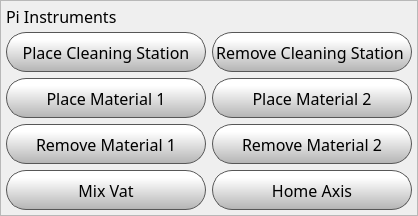
          <widget class="QFrame" name="robotAutomation">
           <property name="minimumSize">
            <size>
             <width>0</width>
             <height>0</height>
            </size>
           </property>
           <property name="maximumSize">
            <size>
             <width>16777215</width>
             <height>500</height>
            </size>
           </property>
           <property name="font">
            <font>
             <pointsize>12</pointsize>
            </font>
           </property>
           <property name="frameShape">
            <enum>QFrame::StyledPanel</enum>
           </property>
           <property name="frameShadow">
            <enum>QFrame::Raised</enum>
           </property>
           <layout class="QGridLayout" name="gridLayout_5">
            <property name="leftMargin">
             <number>5</number>
            </property>
            <property name="topMargin">
             <number>5</number>
            </property>
            <property name="rightMargin">
             <number>5</number>
            </property>
            <property name="bottomMargin">
             <number>5</number>
            </property>
            <property name="horizontalSpacing">
             <number>6</number>
            </property>
            <item row="0" column="0">
             <widget class="QLabel" name="fileInfoLabel_8">
              <property name="maximumSize">
               <size>
                <width>16777215</width>
                <height>20</height>
               </size>
              </property>
              <property name="font">
               <font>
                <family>Gotham</family>
                <pointsize>12</pointsize>
                <bold>false</bold>
               </font>
              </property>
              <property name="styleSheet">
               <string notr="true"/>
              </property>
              <property name="text">
               <string>Pi Instruments</string>
              </property>
             </widget>
            </item>
            <item row="3" column="0">
             <widget class="QPushButton" name="robotRemoveMaterial1">
              <property name="minimumSize">
               <size>
                <width>200</width>
                <height>40</height>
               </size>
              </property>
              <property name="maximumSize">
               <size>
                <width>350</width>
                <height>40</height>
               </size>
              </property>
              <property name="font">
               <font>
                <family>Gotham</family>
                <pointsize>12</pointsize>
               </font>
              </property>
              <property name="styleSheet">
               <string notr="true">QPushButton {
    border: 1px solid rgb(87, 87, 87);

	background-color: qlineargradient(spread:pad, x1:0, y1:1, x2:0, y2:0.188, stop:0 rgba(180, 180, 180, 255), stop:1 rgba(255, 255, 255, 255));
border-radius:20px;
}

QPushButton:pressed {
    background-color: qlineargradient(x1: 0, y1: 0, x2: 0, y2: 1,
                                      stop: 0 #dadbde, stop: 1 #f6f7fa);
}

QPushButton:flat {
    border: none; /* no border for a flat push button */
}

QPushButton:default {
    border-color: navy; /* make the default button prominent */
}

QPushButton:focus {
	outline: none;
}</string>
              </property>
              <property name="text">
               <string>Remove Material 1</string>
              </property>
              <property name="iconSize">
               <size>
                <width>20</width>
                <height>20</height>
               </size>
              </property>
             </widget>
            </item>
            <item row="5" column="0">
             <widget class="QPushButton" name="robotMixVat">
              <property name="minimumSize">
               <size>
                <width>200</width>
                <height>40</height>
               </size>
              </property>
              <property name="maximumSize">
               <size>
                <width>500</width>
                <height>40</height>
               </size>
              </property>
              <property name="font">
               <font>
                <family>Gotham</family>
                <pointsize>12</pointsize>
               </font>
              </property>
              <property name="styleSheet">
               <string notr="true">QPushButton {
    border: 1px solid rgb(87, 87, 87);

	background-color: qlineargradient(spread:pad, x1:0, y1:1, x2:0, y2:0.188, stop:0 rgba(180, 180, 180, 255), stop:1 rgba(255, 255, 255, 255));
border-radius:20px;
}

QPushButton:pressed {
    background-color: qlineargradient(x1: 0, y1: 0, x2: 0, y2: 1,
                                      stop: 0 #dadbde, stop: 1 #f6f7fa);
}

QPushButton:flat {
    border: none; /* no border for a flat push button */
}

QPushButton:default {
    border-color: navy; /* make the default button prominent */
}

QPushButton:focus {
	outline: none;
}</string>
              </property>
              <property name="text">
               <string>Mix Vat</string>
              </property>
              <property name="iconSize">
               <size>
                <width>20</width>
                <height>20</height>
               </size>
              </property>
             </widget>
            </item>
            <item row="2" column="1">
             <widget class="QPushButton" name="robotPlaceMaterial2">
              <property name="minimumSize">
               <size>
                <width>200</width>
                <height>40</height>
               </size>
              </property>
              <property name="maximumSize">
               <size>
                <width>500</width>
                <height>40</height>
               </size>
              </property>
              <property name="font">
               <font>
                <family>Gotham</family>
                <pointsize>12</pointsize>
               </font>
              </property>
              <property name="styleSheet">
               <string notr="true">QPushButton {
    border: 1px solid rgb(87, 87, 87);

	background-color: qlineargradient(spread:pad, x1:0, y1:1, x2:0, y2:0.188, stop:0 rgba(180, 180, 180, 255), stop:1 rgba(255, 255, 255, 255));
border-radius:20px;
}

QPushButton:pressed {
    background-color: qlineargradient(x1: 0, y1: 0, x2: 0, y2: 1,
                                      stop: 0 #dadbde, stop: 1 #f6f7fa);
}

QPushButton:flat {
    border: none; /* no border for a flat push button */
}

QPushButton:default {
    border-color: navy; /* make the default button prominent */
}

QPushButton:focus {
	outline: none;
}</string>
              </property>
              <property name="text">
               <string>Place Material 2</string>
              </property>
              <property name="iconSize">
               <size>
                <width>20</width>
                <height>20</height>
               </size>
              </property>
             </widget>
            </item>
            <item row="1" column="0">
             <widget class="QPushButton" name="robotPlaceCleaningStation">
              <property name="minimumSize">
               <size>
                <width>200</width>
                <height>40</height>
               </size>
              </property>
              <property name="maximumSize">
               <size>
                <width>500</width>
                <height>40</height>
               </size>
              </property>
              <property name="font">
               <font>
                <family>Gotham</family>
                <pointsize>12</pointsize>
               </font>
              </property>
              <property name="styleSheet">
               <string notr="true">QPushButton {
    border: 1px solid rgb(87, 87, 87);

	background-color: qlineargradient(spread:pad, x1:0, y1:1, x2:0, y2:0.188, stop:0 rgba(180, 180, 180, 255), stop:1 rgba(255, 255, 255, 255));
border-radius:20px;
}

QPushButton:pressed {
    background-color: qlineargradient(x1: 0, y1: 0, x2: 0, y2: 1,
                                      stop: 0 #dadbde, stop: 1 #f6f7fa);
}

QPushButton:flat {
    border: none; /* no border for a flat push button */
}

QPushButton:default {
    border-color: navy; /* make the default button prominent */
}

QPushButton:focus {
	outline: none;
}</string>
              </property>
              <property name="text">
               <string>Place Cleaning Station</string>
              </property>
              <property name="iconSize">
               <size>
                <width>20</width>
                <height>20</height>
               </size>
              </property>
             </widget>
            </item>
            <item row="2" column="0">
             <widget class="QPushButton" name="robotPlaceMaterial1">
              <property name="minimumSize">
               <size>
                <width>200</width>
                <height>40</height>
               </size>
              </property>
              <property name="maximumSize">
               <size>
                <width>350</width>
                <height>40</height>
               </size>
              </property>
              <property name="font">
               <font>
                <family>Gotham</family>
                <pointsize>12</pointsize>
               </font>
              </property>
              <property name="styleSheet">
               <string notr="true">QPushButton {
    border: 1px solid rgb(87, 87, 87);

	background-color: qlineargradient(spread:pad, x1:0, y1:1, x2:0, y2:0.188, stop:0 rgba(180, 180, 180, 255), stop:1 rgba(255, 255, 255, 255));
border-radius:20px;
}

QPushButton:pressed {
    background-color: qlineargradient(x1: 0, y1: 0, x2: 0, y2: 1,
                                      stop: 0 #dadbde, stop: 1 #f6f7fa);
}

QPushButton:flat {
    border: none; /* no border for a flat push button */
}

QPushButton:default {
    border-color: navy; /* make the default button prominent */
}

QPushButton:focus {
	outline: none;
}</string>
              </property>
              <property name="text">
               <string>Place Material 1</string>
              </property>
              <property name="iconSize">
               <size>
                <width>20</width>
                <height>20</height>
               </size>
              </property>
             </widget>
            </item>
            <item row="3" column="1">
             <widget class="QPushButton" name="robotRemoveMaterial2">
              <property name="minimumSize">
               <size>
                <width>200</width>
                <height>40</height>
               </size>
              </property>
              <property name="maximumSize">
               <size>
                <width>500</width>
                <height>40</height>
               </size>
              </property>
              <property name="font">
               <font>
                <family>Gotham</family>
                <pointsize>12</pointsize>
               </font>
              </property>
              <property name="styleSheet">
               <string notr="true">QPushButton {
    border: 1px solid rgb(87, 87, 87);

	background-color: qlineargradient(spread:pad, x1:0, y1:1, x2:0, y2:0.188, stop:0 rgba(180, 180, 180, 255), stop:1 rgba(255, 255, 255, 255));
border-radius:20px;
}

QPushButton:pressed {
    background-color: qlineargradient(x1: 0, y1: 0, x2: 0, y2: 1,
                                      stop: 0 #dadbde, stop: 1 #f6f7fa);
}

QPushButton:flat {
    border: none; /* no border for a flat push button */
}

QPushButton:default {
    border-color: navy; /* make the default button prominent */
}

QPushButton:focus {
	outline: none;
}</string>
              </property>
              <property name="text">
               <string>Remove Material 2</string>
              </property>
              <property name="iconSize">
               <size>
                <width>20</width>
                <height>20</height>
               </size>
              </property>
             </widget>
            </item>
            <item row="5" column="1">
             <widget class="QPushButton" name="robotHomeAxis">
              <property name="minimumSize">
               <size>
                <width>200</width>
                <height>40</height>
               </size>
              </property>
              <property name="maximumSize">
               <size>
                <width>350</width>
                <height>40</height>
               </size>
              </property>
              <property name="font">
               <font>
                <family>Gotham</family>
                <pointsize>12</pointsize>
               </font>
              </property>
              <property name="styleSheet">
               <string notr="true">QPushButton {
    border: 1px solid rgb(87, 87, 87);

	background-color: qlineargradient(spread:pad, x1:0, y1:1, x2:0, y2:0.188, stop:0 rgba(180, 180, 180, 255), stop:1 rgba(255, 255, 255, 255));
border-radius:20px;
}

QPushButton:pressed {
    background-color: qlineargradient(x1: 0, y1: 0, x2: 0, y2: 1,
                                      stop: 0 #dadbde, stop: 1 #f6f7fa);
}

QPushButton:flat {
    border: none; /* no border for a flat push button */
}

QPushButton:default {
    border-color: navy; /* make the default button prominent */
}

QPushButton:focus {
	outline: none;
}</string>
              </property>
              <property name="text">
               <string>Home Axis</string>
              </property>
              <property name="iconSize">
               <size>
                <width>20</width>
                <height>20</height>
               </size>
              </property>
             </widget>
            </item>
            <item row="1" column="1">
             <widget class="QPushButton" name="robotRemoveCleaningStation">
              <property name="minimumSize">
               <size>
                <width>200</width>
                <height>40</height>
               </size>
              </property>
              <property name="maximumSize">
               <size>
                <width>350</width>
                <height>40</height>
               </size>
              </property>
              <property name="font">
               <font>
                <family>Gotham</family>
                <pointsize>12</pointsize>
               </font>
              </property>
              <property name="styleSheet">
               <string notr="true">QPushButton {
    border: 1px solid rgb(87, 87, 87);

	background-color: qlineargradient(spread:pad, x1:0, y1:1, x2:0, y2:0.188, stop:0 rgba(180, 180, 180, 255), stop:1 rgba(255, 255, 255, 255));
border-radius:20px;
}

QPushButton:pressed {
    background-color: qlineargradient(x1: 0, y1: 0, x2: 0, y2: 1,
                                      stop: 0 #dadbde, stop: 1 #f6f7fa);
}

QPushButton:flat {
    border: none; /* no border for a flat push button */
}

QPushButton:default {
    border-color: navy; /* make the default button prominent */
}

QPushButton:focus {
	outline: none;
}</string>
              </property>
              <property name="text">
               <string>Remove Cleaning Station </string>
              </property>
              <property name="iconSize">
               <size>
                <width>20</width>
                <height>20</height>
               </size>
              </property>
             </widget>
            </item>
           </layout>
          </widget>
